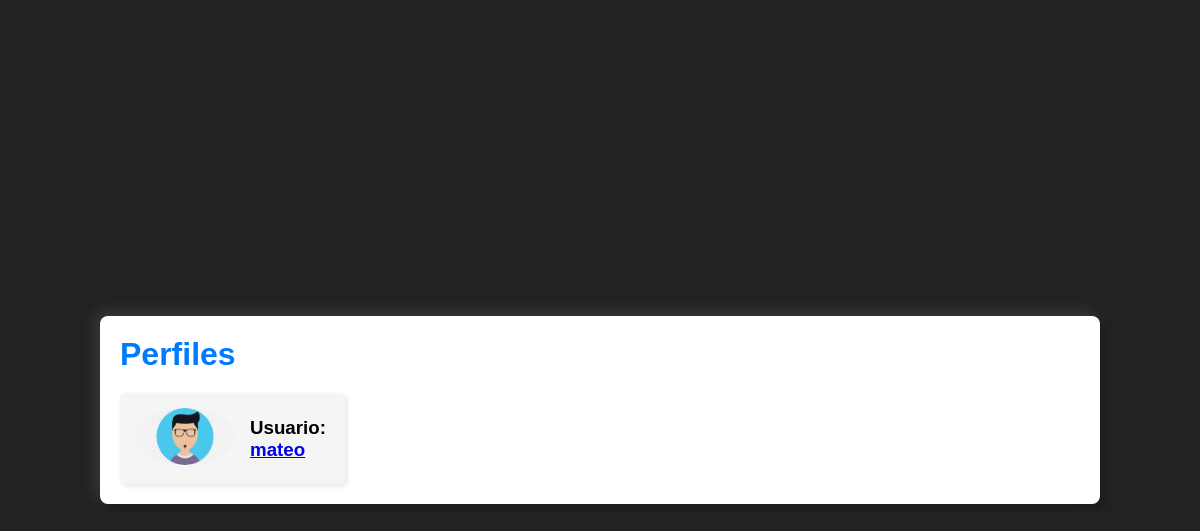
The page /listado-perfiles/ (signed in) on the database its author committed.
### sitio/models.py (models this page shows)
class Profile(models.Model):
    user = models.ForeignKey(User, on_delete=models.CASCADE,null = True, blank = True)
    image = models.ImageField(default='user.png')
    posicion = models.ForeignKey(Posicion, on_delete=models.CASCADE, null=True, blank=True)
    nivel = models.ForeignKey(Nivel, on_delete=models.CASCADE, null=True, blank=True)

### sitio/views.py (the view)
# urls.py: path('listado-perfiles/', views.listado_perfiles)
@login_required
def listado_perfiles(request):
    perfiles = Profile.objects.order_by()
    return render(request, 'listado_perfiles.html', {'lista_perfiles':perfiles})

### sitio/templates/listado_perfiles.html (shortened to what this page needs)
{% load static %}
<!DOCTYPE html>
<html>
<head>
    <link rel="stylesheet" type="text/css" href='{% static "css/style_feedpage.css" %}'>
    <link rel="stylesheet" type="text/css" href='{% static "css/style_profilelist.css" %}'>
</head>
<body>
    <div class="feed-container">
        <h1 class="feed-title">Perfiles</h1>
        <div class="lista-perfiles">
            {% for perfil in lista_perfiles %}
                <div class="perfil">
                    <div class="user-image">
                        <img src="{{perfil.image.url}}">
                    </div>
                    <div class="datos-perfil">
                        <h3 class="perfil-user">Usuario: <a href="/profile/{{perfil.user}}">{{perfil.user}}</a></h3>
                    </div>
                </div>
            {% endfor %}
        </div>
    </div>
</body>
</html>

### sitio/static/css/style_feedpage.css (style rules this page uses)
* { margin: 0; padding: 0; font-family: 'Permanent+Marker', sans-serif; }
body { min-height: 100vh; display: grid; place-items: center; background: #222; }
.feed-container { width: 80%; background-color: #fff; border-radius: 8px; box-shadow: 5px 5px 5px rgba(0, 0, 0, 0.2), -5px -5px 15px rgba(255, 255, 255, 0.1); padding: 20px; margin-top: 20px; }
.feed-title { font-size: 2em; color: #007bff; margin-bottom: 20px; }
.user-image { margin-right: 15px; }
.user-image img { max-width: 100px; border-radius: 50%; }

### sitio/static/style_profilelist.css (style rules this page uses)
* { margin: 0; padding: 0; font-family: 'Permanent+Marker', sans-serif; }
body { min-height: 100vh; display: grid; place-items: center; background: #222; }
.feed-container { width: 80%; background-color: #fff; border-radius: 8px; box-shadow: 5px 5px 5px rgba(0, 0, 0, 0.2), -5px -5px 15px rgba(255, 255, 255, 0.1); padding: 20px; margin-top: 20px; }
.feed-title { font-size: 2em; color: #007bff; margin-bottom: 20px; }
.lista-perfiles { display: grid; grid-template-columns: repeat(auto-fill, minmax(200px, 1fr)); gap: 20px; }
.perfil { background-color: #f5f5f5; border-radius: 5px; box-shadow: 2px 2px 5px rgba(0, 0, 0, 0.1); padding: 15px; display: flex; align-items: center; }
.user-image img { max-width: 100px; border-radius: 50%; }
.datos-perfil { flex: 1; }

### rows shown on the page
Profile: image (picture), user "mateo"
